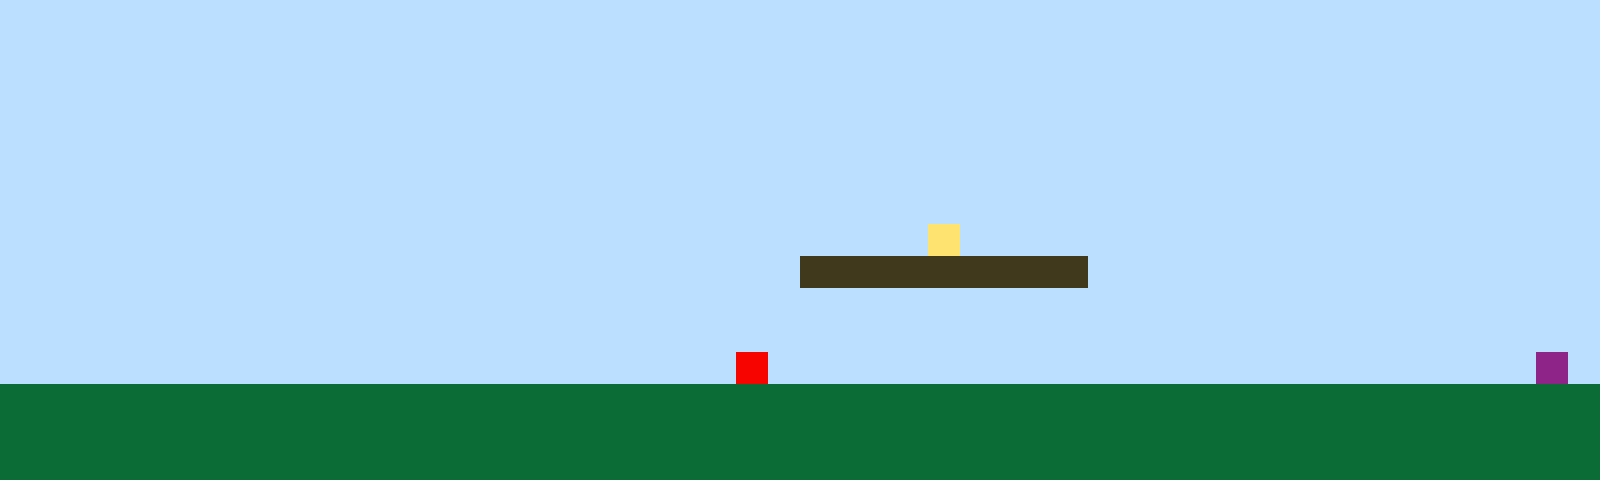

Rendered tile map (Tiled .tmx) drawn with the repository's tilesets; below, a short description and the full map source, tile grids included:
An orthogonal 50x15 tile map with 32x32 px tiles, 1 tile layer (Tile Layer 1).

<map version="1.10" tiledversion="1.11.2" orientation="orthogonal" renderorder="right-up" width="50" height="15" tilewidth="32" tileheight="32" infinite="0" nextlayerid="2" nextobjectid="1"><editorsettings><export target="map1.csv" format="csv" /></editorsettings><tileset firstgid="1" name="sprites" tilewidth="32" tileheight="32" tilecount="6" columns="3"><image source="sprites.png" width="96" height="64" /></tileset><layer id="1" name="Tile Layer 1" width="50" height="15"><data encoding="csv">1,1,1,1,1,1,1,1,1,1,1,1,1,1,1,1,1,1,1,1,1,1,1,1,1,1,1,1,1,1,1,1,1,1,1,1,1,1,1,1,1,1,1,1,1,1,1,1,1,1,1,1,1,1,1,1,1,1,1,1,1,1,1,1,1,1,1,1,1,1,1,1,1,1,1,1,1,1,1,1,1,1,1,1,1,1,1,1,1,1,1,1,1,1,1,1,1,1,1,1,1,1,1,1,1,1,1,1,1,1,1,1,1,1,1,1,1,1,1,1,1,1,1,1,1,1,1,1,1,1,1,1,1,1,1,1,1,1,1,1,1,1,1,1,1,1,1,1,1,1,1,1,1,1,1,1,1,1,1,1,1,1,1,1,1,1,1,1,1,1,1,1,1,1,1,1,1,1,1,1,1,1,1,1,1,1,1,1,1,1,1,1,1,1,1,1,1,1,1,1,1,1,1,1,1,1,1,1,1,1,1,1,1,1,1,1,1,1,1,1,1,1,1,1,1,1,1,1,1,1,1,1,1,1,1,1,1,1,1,1,1,1,1,1,1,1,1,1,1,1,1,1,1,1,1,1,1,1,1,1,1,1,1,1,1,1,1,1,1,1,1,1,1,1,1,1,1,1,1,1,1,1,1,1,1,1,1,1,1,1,1,1,1,1,1,1,1,1,1,1,1,1,1,1,1,1,1,1,1,1,1,1,1,1,1,1,1,1,1,1,1,1,1,1,1,1,1,1,1,1,1,1,1,1,1,1,1,1,1,1,1,1,1,1,1,1,1,1,1,1,1,1,1,1,1,1,1,1,1,1,1,1,1,1,1,1,1,1,1,1,1,1,1,1,1,1,1,1,1,4,1,1,1,1,1,1,1,1,1,1,1,1,1,1,1,1,1,1,1,1,1,1,1,1,1,1,1,1,1,1,1,1,1,1,1,1,1,1,1,1,1,1,1,1,1,3,3,3,3,3,3,3,3,3,1,1,1,1,1,1,1,1,1,1,1,1,1,1,1,1,1,1,1,1,1,1,1,1,1,1,1,1,1,1,1,1,1,1,1,1,1,1,1,1,1,1,1,1,1,1,1,1,1,1,1,1,1,1,1,1,1,1,1,1,1,1,1,1,1,1,1,1,1,1,1,1,1,1,1,1,1,1,1,1,1,1,1,1,1,1,1,1,1,1,1,1,1,1,1,1,1,1,1,1,1,1,1,1,1,1,1,1,1,1,1,1,1,1,1,1,1,1,1,1,1,1,1,1,1,1,1,1,1,1,1,1,1,1,1,1,1,1,1,5,1,1,1,1,1,1,1,1,1,1,1,1,1,1,1,1,1,1,1,1,1,1,1,1,6,1,2,2,2,2,2,2,2,2,2,2,2,2,2,2,2,2,2,2,2,2,2,2,2,2,2,2,2,2,2,2,2,2,2,2,2,2,2,2,2,2,2,2,2,2,2,2,2,2,2,2,2,2,2,2,2,2,2,2,2,2,2,2,2,2,2,2,2,2,2,2,2,2,2,2,2,2,2,2,2,2,2,2,2,2,2,2,2,2,2,2,2,2,2,2,2,2,2,2,2,2,2,2,2,2,2,2,2,2,2,2,2,2,2,2,2,2,2,2,2,2,2,2,2,2,2,2,2,2,2,2,2,2,2,2,2,2,2,2,2,2,2,2,2,2,2,2,2,2,2,2</data></layer></map>
